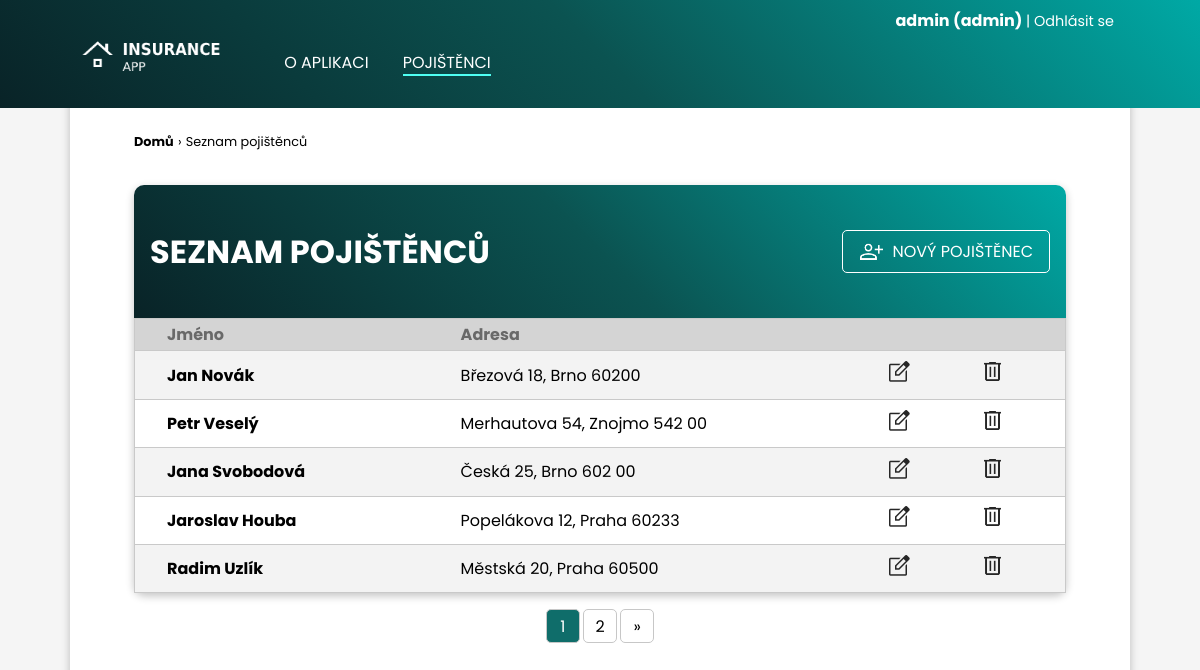
Before: /pojistenci/ (signed in) with the older database file.
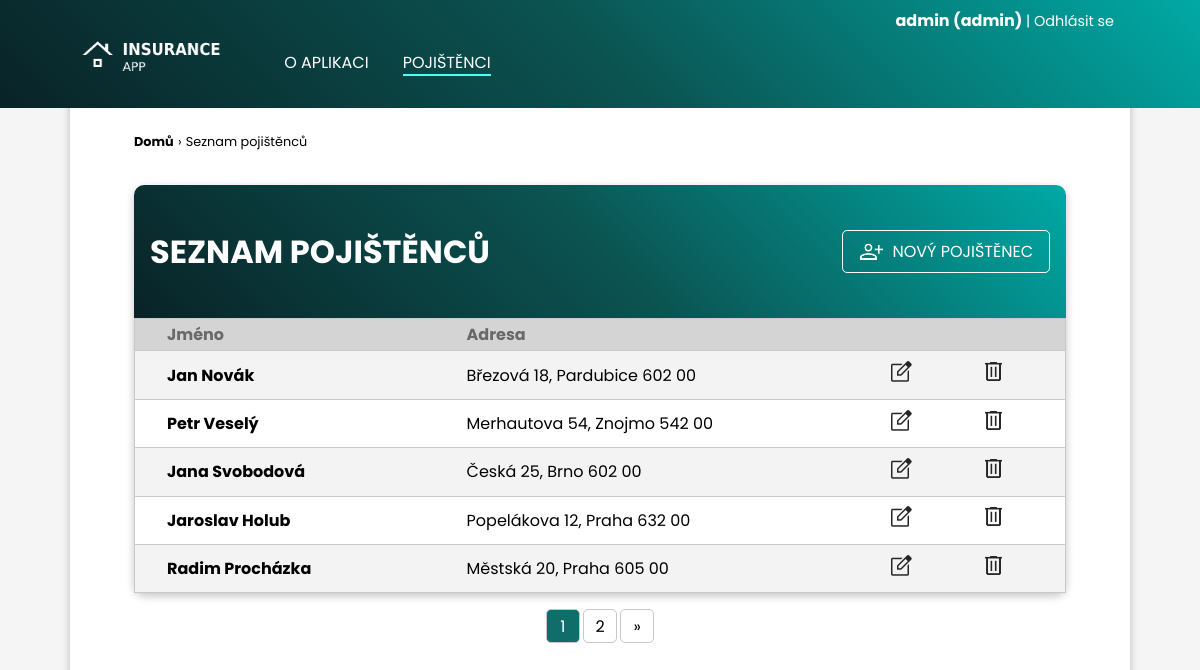
After: the same page with the newer database file.
### clients/models.py (models this page shows, shortened)
class Client(models.Model):
    name = models.CharField(max_length=200, verbose_name="Jméno")
    surname = models.CharField(max_length=200, verbose_name="Příjmení")
    street_address = models.CharField(max_length=200, verbose_name="Ulice a číslo popisné")
    city = models.CharField(max_length=100, verbose_name="Město")
    postal_code = models.CharField(max_length=6, verbose_name="Poštovní směrovací číslo")
    email = models.EmailField(max_length=200, verbose_name="Email")
    phone_number = models.CharField(max_length=16, verbose_name="Telefon")

### clients/views.py (the view)
# urls.py: path("pojistenci/", views.list_all_clients, name="list-all-clients"),
@login_required
def list_all_clients(request):
    clients = Client.objects.all()
    paginator = Paginator(clients, 5)
    page_number = request.GET.get('page')
    paginated_clients = paginator.get_page(page_number)
    return render(request, "clients/clients_list.html", {
        "paginated_clients": paginated_clients
    })

### clients/templates/clients/clients_list.html (shortened to what this page needs)
{% extends 'clients/layout.html' %}
{% load static %}
{% block navigation %}
<li><a  href="{% url 'clients:index' %}">O&nbsp;aplikaci</a></li>
<li><a class="active" href="{% url 'clients:list-all-clients' %}">Pojištěnci</a></li>
{% endblock navigation %}
{% block section %}
<div class="page-path">
    <a href="{% url 'clients:index' %}">Domů</a>
    <p>&rsaquo;</p>
    <p>Seznam pojištěnců</p>
</div>
<div class="table-content-box">
    <div class="content-box-header table-header">
        <h1>Seznam pojištěnců</h1>
        {% if user.is_staff %}
        <a href="{% url 'clients:create-client' %}"><img src="{% static 'clients/person_add_blue.png' %}" alt="add person" height="25px">NOVÝ POJIŠTĚNEC</a>
        {% endif %}
    </div>
    <div class="custom-table">
        <table>
        {% if paginated_clients|length > 0 %}
            <tr>
                <th>Jméno</th>
                <th>Adresa</th>
                <th></th>
                <th></th>
            </tr>
        {% endif %}
        {% for client in paginated_clients %}
            <tr>
                <td><a href="{% url 'clients:client-detail' client.id %}">{{ client.name }} {{ client.surname }}</a></td>
                <td>{{ client.street_address }}, {{ client.city }} {{ client.postal_code }}</td>
                {% if user.is_staff %}
                <td class="table-button"><a href="{% url 'clients:edit-client' client.id %}"><img src="{% static 'clients/edit.png' %}" height="25px" alt="edit" title="upravit"></a></td>
                <td class="table-button"><a href="{% url 'clients:delete-client' client.id %}"><img src="{% static 'clients/delete.png' %}" height="25px" alt="delete" title="smazat"></a></td>
                {% else %}
                <td></td>
                <td></td>
                {% endif %}
            </tr>
        {% empty %}
            <p>Žádný záznam.</p>
        {% endfor %}
        </table>
    </div>
</div>
<div class="pagination">
        <div class="current">
            {{ paginated_clients.number }}
        </div>
        {% if paginated_clients.has_next %}
        <a href="?page={{ paginated_clients.next_page_number }}">{{ paginated_clients.next_page_number }}</a>
        <a href="?page={{ paginated_clients.paginator.num_pages }}" title="Poslední stránka">&raquo;</a>
        {% endif %}
</div>
{% endblock section %}

Changed rows visible on the page:
changed Client "Jan": city "Brno" → "Pardubice"; postal_code "60200" → "602 00"
changed Client "Jaroslav": surname "Houba" → "Holub"; postal_code "60233" → "632 00"
changed Client "Radim": surname "Uzlík" → "Procházka"; postal_code "60500" → "605 00"
